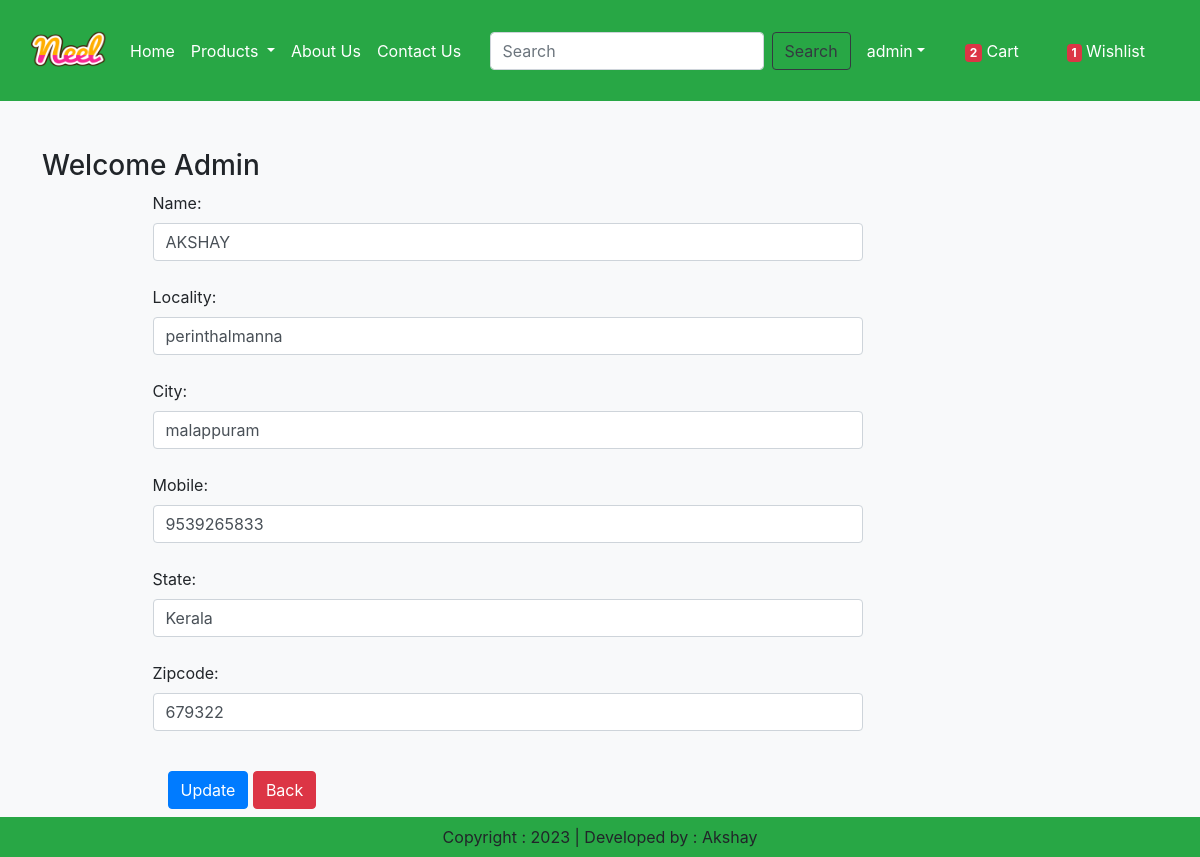
Screenshot of /updateAddress/11 (signed in) with the database file from the repository.
### app/models.py (models this page shows, shortened)
class Customer(models.Model):
    user = models.ForeignKey(User,on_delete=models.CASCADE)
    name = models.CharField(max_length=200)
    locality = models.CharField(max_length=200)
    city = models.CharField(max_length=50)
    mobile = models.IntegerField(default=0)
    zipcode = models.IntegerField()
    state = models.CharField(choices=STATE_CHOICES,max_length=100)

### app/views.py (the view, shortened to what this page needs)
# urls.py: path('updateAddress/<int:pk>',views.updateAddress.as_view(),name='updateAddress'),
@method_decorator(login_required,name='dispatch')
class updateAddress(View):
    def get(self,request,pk):
        add = Customer.objects.get(pk=pk)
        form = CustomerProfileForm(instance=add)
        totalitem = 0
        wishitem = 0
        if request.user.is_authenticated:
            totalitem = len(Cart.objects.filter(user=request.user))
            wishitem = len(Wishlist.objects.filter(user=request.user))
        return render(request,'app/updateAddress.html',locals())

### app/forms.py
class CustomerProfileForm(forms.ModelForm):
    class Meta:
        model = Customer
        fields = ['name','locality','city','mobile','state','zipcode']
        widgets = {
            'name': forms.TextInput(attrs={'class':'form-control'}),
            'locality': forms.TextInput(attrs={'class':'form_control'}),
            'city': forms.TextInput(attrs={'class':'form_control'}),
            'mobile': forms.NumberInput(attrs={'class':'form_control'}),
            'state': forms.Select(attrs={'class':'form_control'}),
            'zipcode': forms.NumberInput(attrs={'class':'form_control'}),
        }

### app/templates/app/updateAddress.html (shortened to what this page needs)
{% extends 'app/base.html' %}
{% load static %}
{% block main-content %}
    <div class="container my-5">
        <div class="row">
            <h3>Welcome <span class="text-capitalize">{{request.user}}</span></h3>
        </div>
        <div class="col-sm-8 offset-sm-1">
            <form action="" method="post">
                {% for fm in form %}
                    {{fm.label_tag}} {{fm}} <small class="text-danger">{{fm.errors|striptags}}</small><br>
                {% endfor %}
                <div class="col-12 mt-3">
                    <button type="submit" class="btn btn-primary">Update</button>
                    <a href="{% url 'address' %}" type="button" class="btn btn-danger">Back</a>
                </div>
            </form>
        </div>
    </div>
{% endblock main-content%}

### app/templates/app/base.html (shortened to what this page needs)
<!DOCTYPE html>
{% load static %}
<html>
    <head>
        <link rel="stylesheet" href="{% static 'app/css/owl.carousel.min.css' %}"/>
        <link rel="stylesheet" href="{% static 'app/css/all.min.css' %}"/>
        <link rel="stylesheet" href="{% static 'app/css/style.css' %}"/>
        <link href="https://cdn.jsdelivr.net/npm/bootstrap@5.3.0-alpha1/dist/css/bootstrap.min.css" rel="stylesheet"/>
        <link rel="stylesheet" href="https://stackpath.bootstrapcdn.com/bootstrap/4.1.3/css/bootstrap.min.css">
    </head>
    <body class="bg bg-light">
        <nav class="navbar navbar-expand-lg navbar-dark bg-success">
            <div class="container-fluid">
              <a class="navbar-brand " href="#">
              <img src="{% static 'app/images/product/Neel.png' %}" width='75' height='75' />
              </a>
              <div class="collapse navbar-collapse" id="navbarSupportedContent">
                <ul class="navbar-nav me-auto mb-2 mb-lg-0">
                {% if request.user.is_authenticated %}
                    <li class="nav-item">
                      <a class="nav-link active" aria-current="page" href="{% url 'home' %}">Home</a>
                    </li>
                    <li class="nav-item dropdown">
                      <a class="nav-link dropdown-toggle text-white" href="#" role="button" data-bs-toggle="dropdown" aria-expanded="false">
                        Products
                      </a>
                    </li>
                    <li class="nav-item">
                      <a class="nav-link text-white" href="{% url 'about'%}">About Us</a>
                    </li>
                    <li class="nav-item">
                      <a class="nav-link text-white" href="{% url 'contact'%}">Contact Us</a>
                    </li>
                  </ul>
                    <form class="d-flex" role="search" action="/search">
                      <input class="form-control me-2" type="search" placeholder="Search" aria-label="Search" name="search">
                      <button class="btn btn-outline-dark" type="submit">Search</button>
                    </form>
                  <div class="text-end">
                    <ul class="navbar-nav me-auto mb-2 mb-lg-0 ">
                        <li class="nav-item dropdown mx-2">
                          <a class="nav-link dropdown-toggle text-white" href="#" role="button" data-bs-toggle="dropdown" aria-expanded="false">{{request.user}}</a>
                        </li>
                        <li class="nav-item mx-3">
                            <a href="{% url 'showcart' %}" class="nav-link text-white"><span class="badge bg-danger">{% if totalitem > 0%} {{totalitem}} {% endif %}</span> Cart</a>
                        </li>
                        <li class="nav-item mx-3">
                            <a href="{% url 'wishlist' %}" class="nav-link text-white"><span class="badge bg-danger">{% if wishitem > 0 %} {{wishitem}} {% endif %}</span> Wishlist</a>
                        </li>
                      {% endif %}
                    </ul>
                  </div>
              </div>
            </div>
        </nav>
          {% block main-content %}{% endblock main-content %}
          <footer class="container-fluid bg-success text-center p-2 mt-5 fixed-bottom">
            Copyright : 2023   |   Developed by : Akshay
          </footer>
    </body>
</html>

### rows the page displays
Customer: form "AKSHAY" "perinthalmanna" "malappuram" "9539265833" "Kerala" "679322"

### other values shown
{{ request.user }} "admin"
{{ totalitem }} "2"
{{ wishitem }} "1"
{{ request.user }} "Admin"
{{ fm.label_tag }} "Name:" "Locality:" "City:" "Mobile:" "State:" "Zipcode:"
